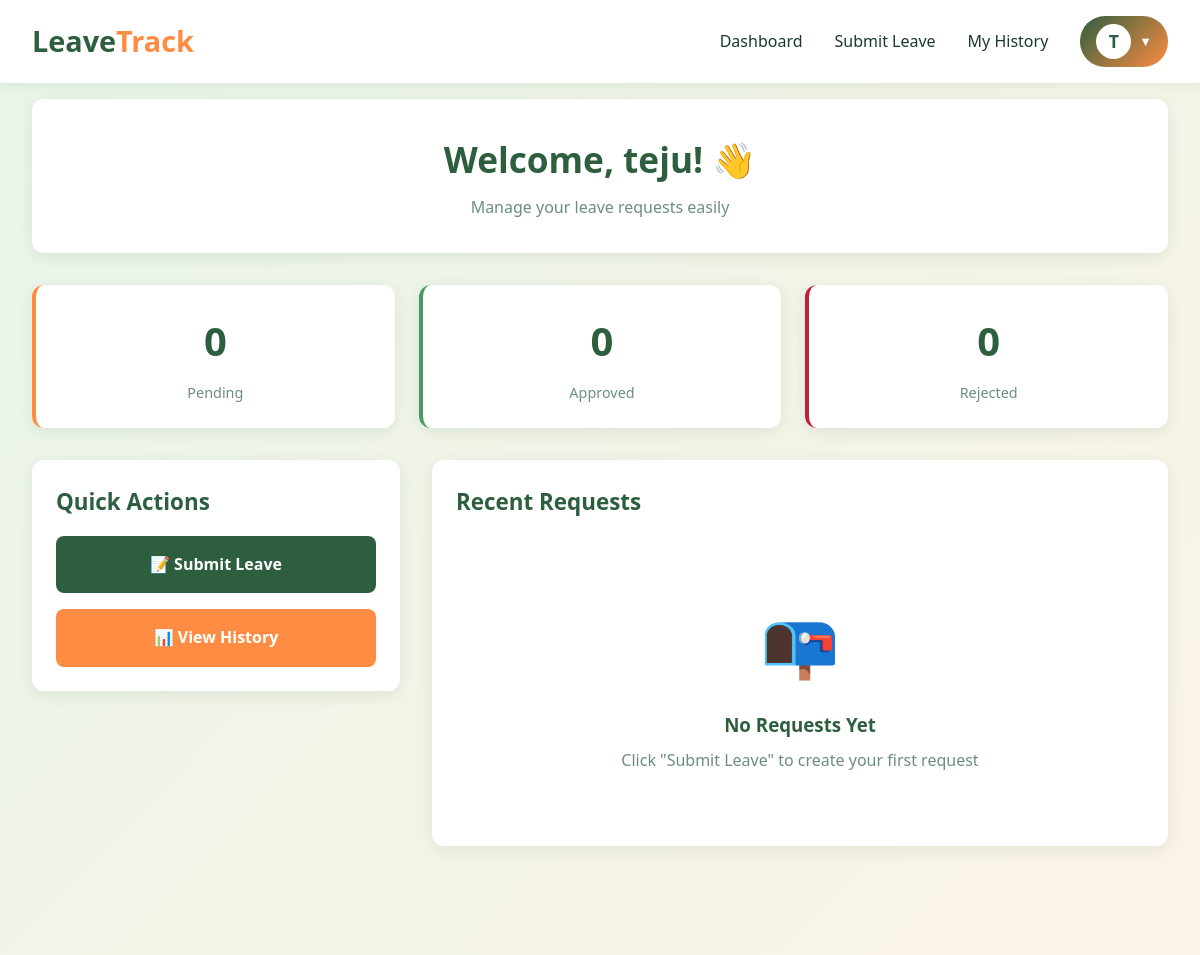
/user/dashboard/ (signed in, upper part), run on an earlier commit of the app's database.
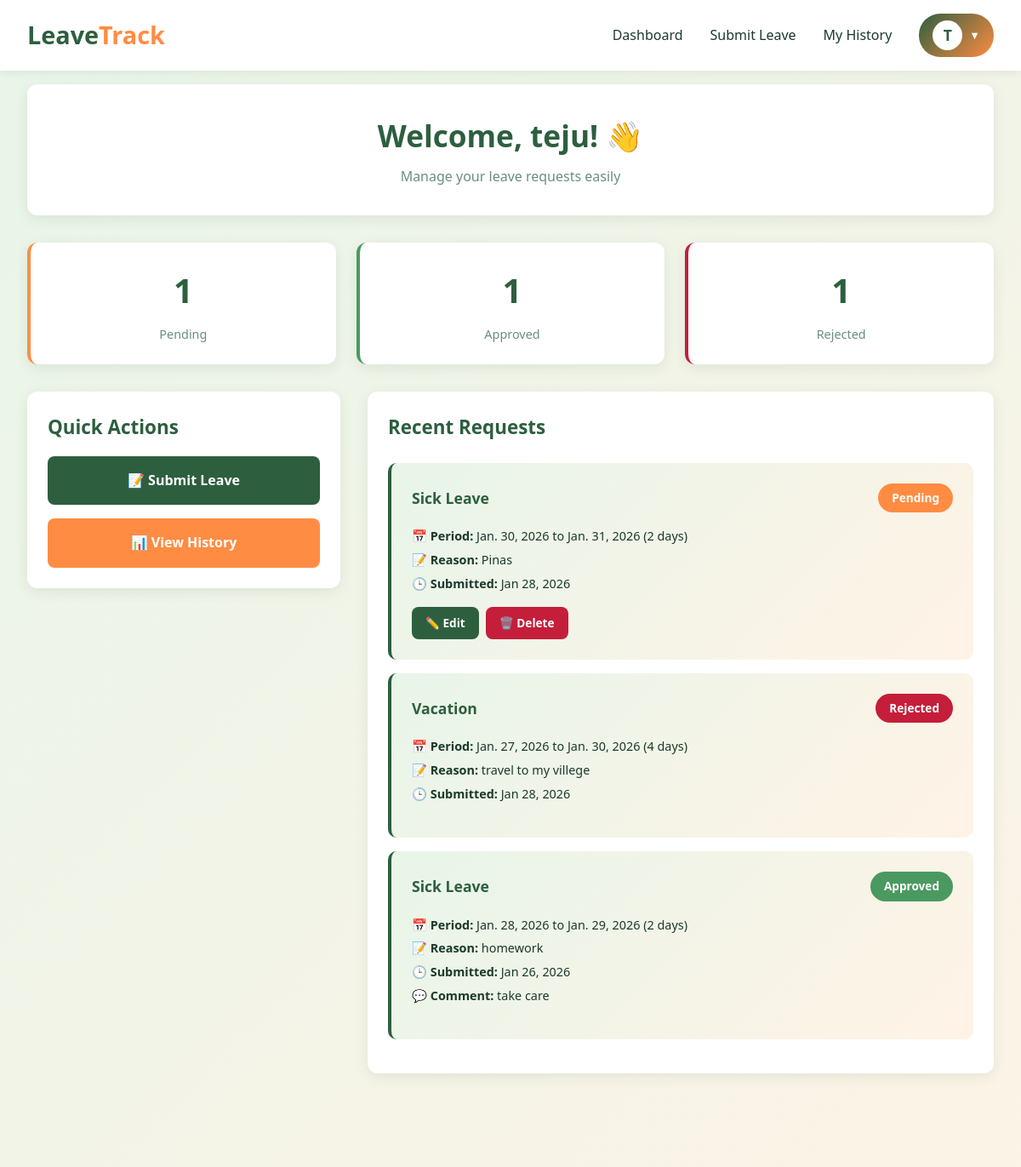
And on a later commit of the database.
### tracking/models.py (models this page shows, shortened)
class CustomUser(AbstractUser):
    ROLE_CHOICES = (
        ('admin', 'Admin'),
        ('user', 'User'),
    )
    role = models.CharField(max_length=10, choices=ROLE_CHOICES, default='user')
    phone = models.CharField(max_length=15, blank=True, null=True)
    department = models.CharField(max_length=100, blank=True, null=True)

class LeaveRequest(models.Model):
    STATUS_CHOICES = (
        ('pending', 'Pending'),
        ('approved', 'Approved'),
        ('rejected', 'Rejected'),
    )
    LEAVE_TYPE_CHOICES = (
        ('sick', 'Sick Leave'),
        ('casual', 'Casual Leave'),
        ('vacation', 'Vacation'),
        ('emergency', 'Emergency Leave'),
        ('other', 'Other'),
    )
    user = models.ForeignKey(CustomUser, on_delete=models.CASCADE, related_name='leave_requests')
    leave_type = models.CharField(max_length=20, choices=LEAVE_TYPE_CHOICES, default='casual')
    start_date = models.DateField()
    end_date = models.DateField()
    reason = models.TextField()
    status = models.CharField(max_length=10, choices=STATUS_CHOICES, default='pending')
    admin_comment = models.TextField(blank=True, null=True)
    submitted_on = models.DateTimeField(default=timezone.now)
    updated_on = models.DateTimeField(auto_now=True)
    class Meta:
        ordering = ['-submitted_on']
    @property
    def days_count(self):
        return (self.end_date - self.start_date).days + 1

### tracking/views.py (the view)
# urls.py: path('user/dashboard/', views.user_dashboard, name='user_dashboard'),
@login_required
def user_dashboard(request):
    if request.user.role == 'admin':
        return redirect('admin_dashboard')
    leave_requests = LeaveRequest.objects.filter(user=request.user)
    pending_count = leave_requests.filter(status='pending').count()
    approved_count = leave_requests.filter(status='approved').count()
    rejected_count = leave_requests.filter(status='rejected').count()
    context = {
        'leave_requests': leave_requests[:5],
        'pending_count': pending_count,
        'approved_count': approved_count,
        'rejected_count': rejected_count,
    }
    return render(request, 'user_dashboard.html', context)

### tracking/templates/user_dashboard.html (shortened to what this page needs)
{% extends 'base.html' %}
{% block content %}
  <div class="full-container">
    <div class="dashboard-header">
      <h1>Welcome, {{ user.username }}! 👋</h1>
      <p>Manage your leave requests easily</p>
    </div>
    <div class="stats-grid">
      <div class="stat-card pending">
        <div class="stat-number">{{ pending_count }}</div>
        <div class="stat-label">Pending</div>
      </div>
      <div class="stat-card approved">
        <div class="stat-number">{{ approved_count }}</div>
        <div class="stat-label">Approved</div>
      </div>
      <div class="stat-card rejected">
        <div class="stat-number">{{ rejected_count }}</div>
        <div class="stat-label">Rejected</div>
      </div>
    </div>
    <div class="main-content">
      <div class="actions-section">
        <h2>Quick Actions</h2>
        <div class="action-buttons">
          <a href="{% url 'submit_leave' %}" class="action-btn primary">📝 Submit Leave</a>
          <a href="{% url 'leave_history' %}" class="action-btn secondary">📊 View History</a>
        </div>
      </div>
      <div class="requests-section">
        <h2>Recent Requests</h2>
        {% if leave_requests %}
          {% for request in leave_requests %}
            <div class="request-card">
              <div class="request-header">
                <span class="request-type">{{ request.get_leave_type_display }}</span>
                <span class="status-badge status-{{ request.status }}">{{ request.get_status_display }}</span>
              </div>
              <div class="request-details">
                <p><strong>📅 Period:</strong> {{ request.start_date }} to {{ request.end_date }} ({{ request.days_count }} days)</p>
                <p><strong>📝 Reason:</strong> {{ request.reason }}</p>
                <p><strong>🕒 Submitted:</strong> {{ request.submitted_on|date:'M d, Y' }}</p>
                {% if request.admin_comment %}
                  <p><strong>💬 Comment:</strong> {{ request.admin_comment }}</p>
                {% endif %}
              </div>
              {% if request.status == 'pending' %}
                <div class="request-actions">
                  <a href="{% url 'edit_leave' request.id %}" class="btn btn-primary btn-small">✏️ Edit</a>
                  <a href="{% url 'delete_leave' request.id %}" class="btn btn-danger btn-small" onclick="return confirm('Delete this request?')">🗑️ Delete</a>
                </div>
              {% endif %}
            </div>
          {% endfor %}
        {% else %}
          <div class="empty-state">
            <div class="empty-state-icon">📭</div>
            <h3>No Requests Yet</h3>
            <p>Click "Submit Leave" to create your first request</p>
          </div>
        {% endif %}
      </div>
    </div>
  </div>
{% endblock %}

### tracking/templates/base.html (shortened to what this page needs)
<!DOCTYPE html>
<html lang="en">
<head>
</head>
<body>
    <nav class="navbar">
        <div class="nav-container">
            <a href="{% url 'home' %}" class="logo">Leave<span>Track</span></a>
            <ul class="nav-links">
                {% if user.is_authenticated %}
                    {% if user.role == 'admin' %}
                        <li><a href="{% url 'admin_dashboard' %}">Dashboard</a></li>
                        <li><a href="{% url 'leave_history' %}">All Requests</a></li>
                    {% else %}
                        <li><a href="{% url 'user_dashboard' %}">Dashboard</a></li>
                        <li><a href="{% url 'submit_leave' %}">Submit Leave</a></li>
                        <li><a href="{% url 'leave_history' %}">My History</a></li>
                    {% endif %}
                    <li class="profile-dropdown">
                        <div class="profile-icon" onclick="toggleDropdown()">
                            <span class="profile-avatar">{{ user.username|first|upper }}</span>
                            <span class="dropdown-arrow">▼</span>
                        </div>
                    </li>
                {% else %}
                    <li><a href="{% url 'home' %}">Home</a></li>
                    <li><a href="{% url 'login' %}" class="btn btn-primary">Login</a></li>
                    <li><a href="{% url 'signup' %}" class="btn btn-secondary">Sign Up</a></li>
                {% endif %}
            </ul>
        </div>
    </nav>
    {% block content %}{% endblock %}
</body>
</html>

### tracking/templates/base.html (style rules this page uses)
:root { --primary-green: #2d5f3f; --light-green: #4a9960; --lighter-green: #6fbf73; --pale-green: #e8f5e9; --primary-orange: #ff8c42; --light-orange: #ffb380; --pale-orange: #fff3e6; --white: #ffffff; --text-dark: #1a3a2a; --text-light: #6b8e7f; --border: #d4e4d8; --shadow: rgba(45, 95, 63, 0.1); }
* { margin: 0; padding: 0; box-sizing: border-box; }
body { font-family: 'Segoe UI', Tahoma, Geneva, Verdana, sans-serif; background: linear-gradient(135deg, var(--pale-green) 0%, var(--pale-orange) 100%); color: var(--text-dark); min-height: 100vh; line-height: 1.6; display: flex; flex-direction: column; }
.navbar { background: var(--white); padding: 1rem 2rem; box-shadow: 0 2px 10px var(--shadow); position: sticky; top: 0; z-index: 100; }
.nav-container { max-width: 1200px; margin: 0 auto; display: flex; justify-content: space-between; align-items: center; }
.logo { font-size: 1.8rem; font-weight: bold; color: var(--primary-green); text-decoration: none; }
.logo span { color: var(--primary-orange); }
.nav-links { display: flex; gap: 2rem; list-style: none; align-items: center; }
.nav-links a { text-decoration: none; color: var(--text-dark); font-weight: 500; transition: color 0.3s; }
.btn { padding: 0.7rem 1.5rem; border: none; border-radius: 8px; font-weight: 600; cursor: pointer; transition: all 0.3s; text-decoration: none; display: inline-block; font-size: 0.95rem; }
.btn-primary { background: var(--primary-green); color: var(--white); }
.profile-dropdown { position: relative; }
.profile-icon { display: flex; align-items: center; gap: 0.5rem; cursor: pointer; padding: 0.5rem 1rem; border-radius: 25px; background: linear-gradient(135deg, var(--primary-green), var(--primary-orange)); color: var(--white); font-weight: 600; transition: all 0.3s; }
.profile-avatar { width: 35px; height: 35px; border-radius: 50%; background: var(--white); color: var(--primary-green); display: flex; align-items: center; justify-content: center; font-weight: bold; font-size: 1.1rem; }
.dropdown-arrow { font-size: 0.8rem; transition: transform 0.3s; }

What changed in the data, as far as the page shows it:
added LeaveRequest: leave_type "Sick Leave", status "Pending", start_date "Jan. 30, 2026", end_date "Jan. 31, 2026", days_count "2", reason "Pinas", submitted_on "Jan 28, 2026", shows "✏️ Edit"
added LeaveRequest: leave_type "Vacation", status "Rejected", start_date "Jan. 27, 2026", end_date "Jan. 30, 2026", days_count "4", reason "travel to my villege", submitted_on "Jan 28, 2026"
added LeaveRequest: leave_type "Sick Leave", status "Approved", start_date "Jan. 28, 2026", end_date "Jan. 29, 2026", days_count "2", reason "homework", submitted_on "Jan 26, 2026", admin_comment "take care"
Also different on the page:
{{ pending_count }}: "0" → "1"
{{ approved_count }}: "0" → "1"
{{ rejected_count }}: "0" → "1"
text no longer shown: "📭 No Requests Yet Click \"Submit Leave\" to create your first request"
